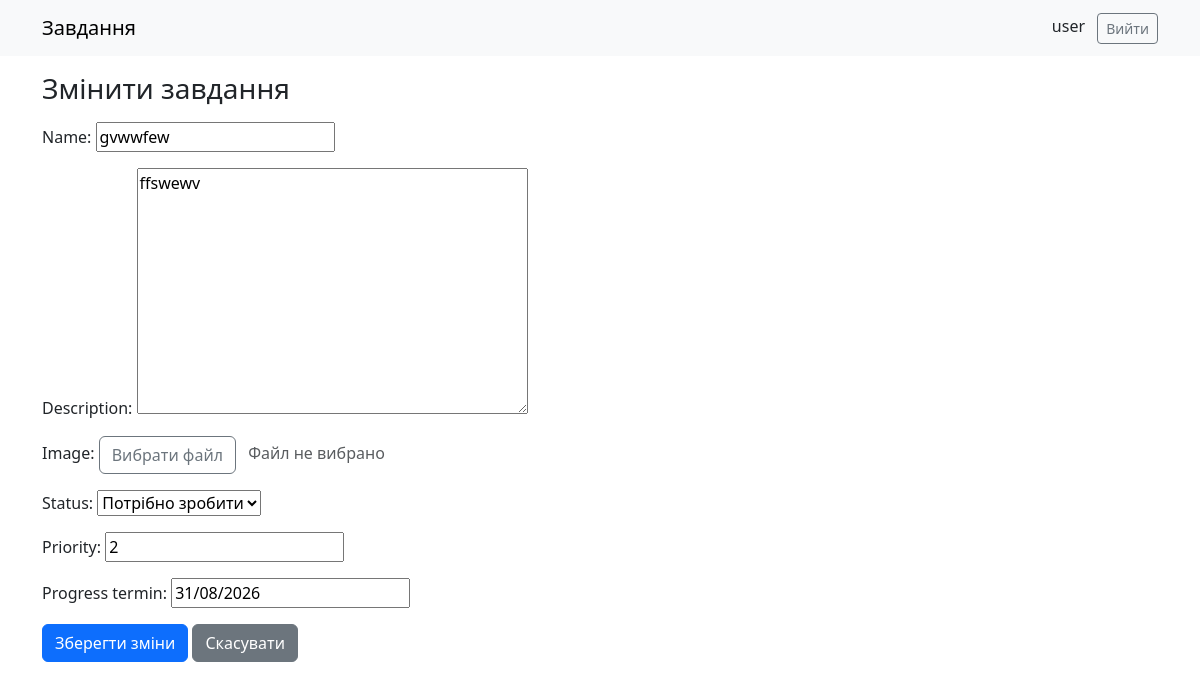
The app's page /5/update/ (signed in) with its own data.
### my_task/models.py (models this page shows, shortened)
class Task(models.Model):
    STATUS_CHOICES = [
        ('todo', 'Потрібно зробити'),
        ('in_progress', 'У процесі'),
        ('done', 'Готово'),
    ]
    name = models.CharField(max_length=50)
    description = models.CharField(max_length=1000, null=True, blank=True)
    image = models.ImageField(upload_to='images/', null=True, blank=True)
    status = models.CharField(max_length=20, choices=STATUS_CHOICES, default='todo')
    priority = models.IntegerField()
    progress_termin = models.DateField(null=True, blank=True)
    user = models.ForeignKey('auth.User', on_delete=models.CASCADE, null=True, blank=True)
    created_at = models.DateTimeField(auto_now_add=True)

### my_task/views.py (the view, shortened to what this page needs)
# urls.py: path('<int:pk>/update/', TaskUpdate.as_view(), name='task_update'),
class TaskUpdate(LoginRequiredMixin, UserIsOwnerMixin, UpdateView):
    model = Task
    form_class = TaskForm
    template_name = 'task_update.html'
    context_object_name = 'task'
    success_url = '/'

### my_task/forms.py
class TaskForm(ModelForm):
    progress_termin = forms.DateField(
        input_formats=['%d/%m/%Y'],
        widget=forms.DateInput(
            format='%d/%m/%Y',
            attrs={'placeholder': 'DD/MM/YYYY'}
        ),
        required=False,
    )
    class Meta:
        model = Task
        fields = ['name', 'description', 'image', 'status', 'priority', 'progress_termin']
        widgets = {
            'description': forms.Textarea(
                attrs={'placeholder': 'Опишіть завдання.'}
            ),
            'image': TaskImageInput(
                attrs={
                    'accept': 'image/*',
                    'class': 'd-none task-image-input',
                },
            ),
        }

### my_task/forms.py (called while the page is built)
    def get_context(self, name, value, attrs):
        context = super().get_context(name, value, attrs)
        context['widget']['has_existing_image'] = bool(value)
        context['widget']['existing_image_name'] = value.name if value else ''
        return context

### my_task/mixins.py (called while the page is built)
    def dispatch(self, request, *args, **kwargs):
        obj = self.get_object()
        if getattr(obj, self.owner_field, None) != request.user: raise PermissionDenied
        return super().dispatch(request, *args, **kwargs)

### templates/task_update.html (shortened to what this page needs)
{% extends "base.html" %}
{% block content %}
<h1 class="h3 mb-3">Змінити завдання</h1>
<form method="post" enctype="multipart/form-data">
	{{ form.as_p }}
	<button type="submit" class="btn btn-primary">Зберегти зміни</button>
	<a href="{% url 'tasks:task_detail' task.id %}" class="btn btn-secondary">Скасувати</a>
</form>
{% endblock %}

### templates/base.html (shortened to what this page needs)
<!DOCTYPE html>
<html lang="uk">
    <head>
        <link href="https://cdn.jsdelivr.net/npm/bootstrap@5.3.3/dist/css/bootstrap.min.css" rel="stylesheet">
    </head>
    <body>
        <nav class="navbar navbar-expand-lg bg-body-tertiary mb-3">
            <div class="container">
                <a class="navbar-brand" href="{% url 'tasks:task_list' %}">Завдання</a>
                <div class="ms-auto">
                    {% if user.is_authenticated %}
                        <span class="me-2">{{ user.username }}</span>
                        <form method="post" action="{% url 'logout' %}" class="d-inline">
                            <button type="submit" class="btn btn-outline-secondary btn-sm">Вийти</button>
                        </form>
                    {% else %}
                        <a href="{% url 'login' %}" class="btn btn-primary btn-sm">Увійти</a>
                    {% endif %}
                </div>
            </div>
        </nav>
        <div class="container">{% block content %}{% endblock %}</div>
    </body>
</html>

### records on screen
Task: name "gvwwfew", description "ffswewv", status "Потрібно зробити", priority "2", progress_termin "31/08/2026"

### other values on screen
{{ user.username }} "user"
